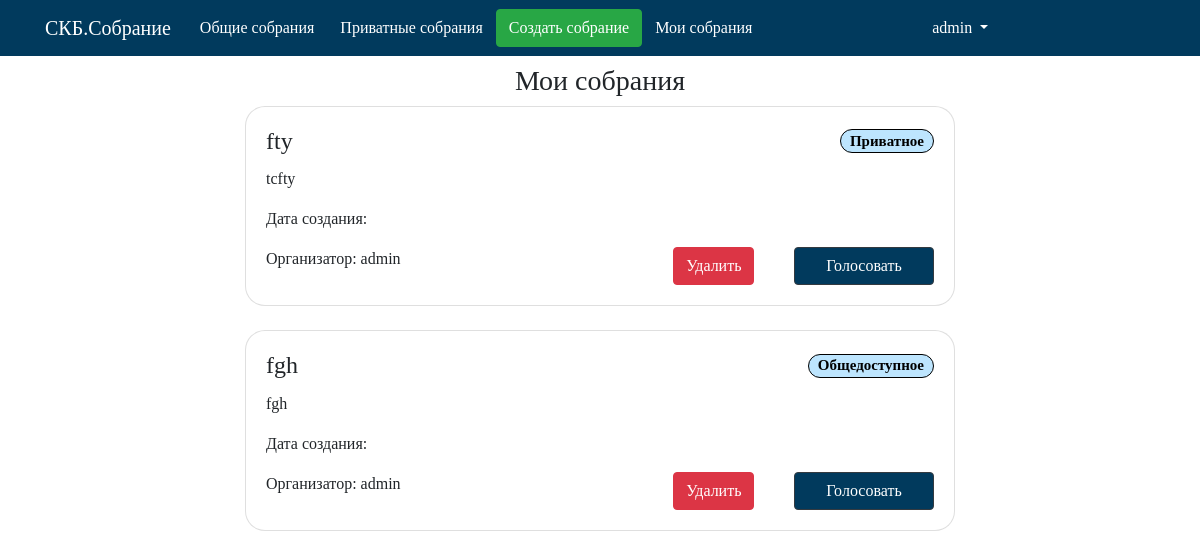
Page /maket/my_meetings/ (signed in) on the earlier database version.
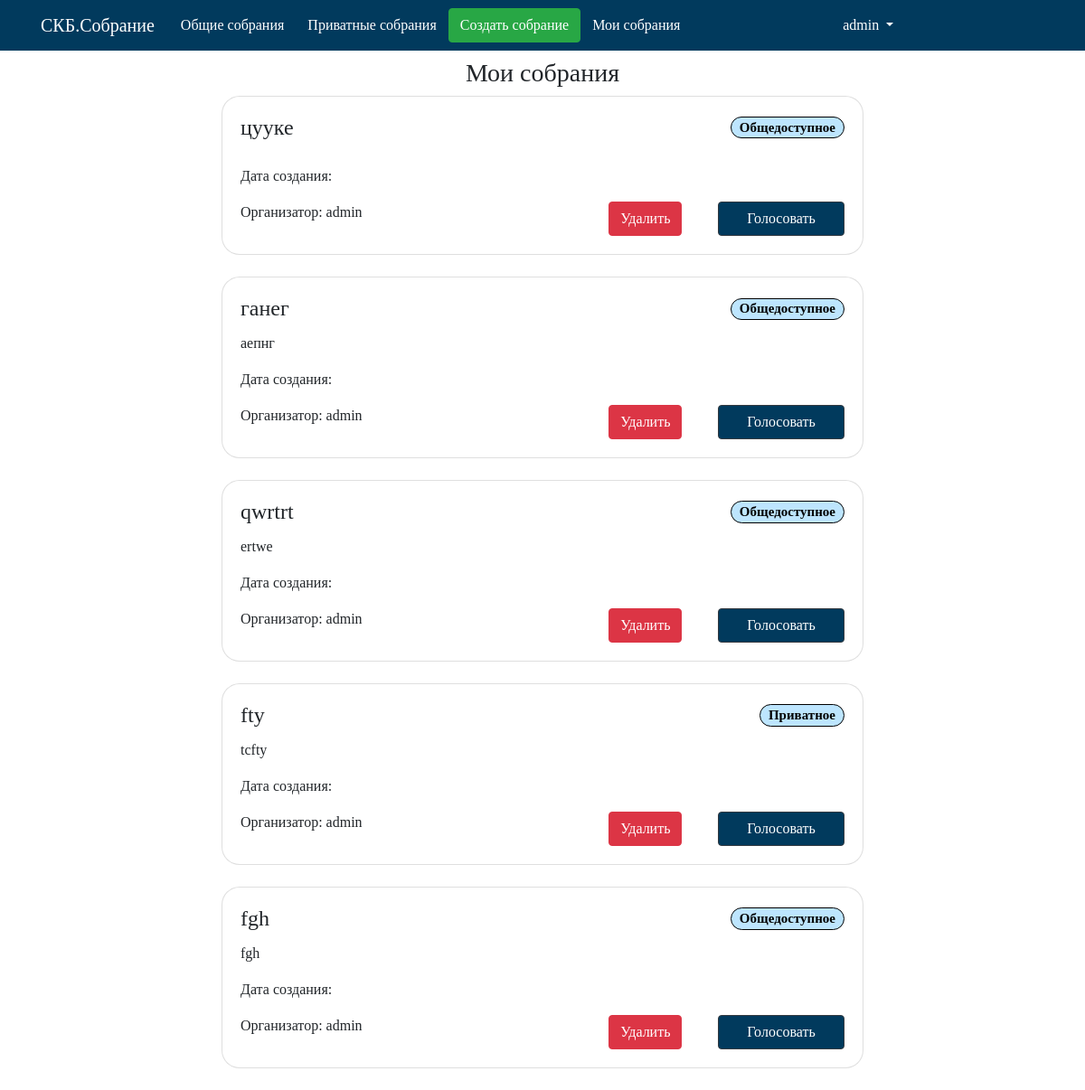
Same page on the later database version.
### maket/models.py (models this page shows, shortened)
class Collect(models.Model):  # Собрание
    name = models.CharField('Название собрания', max_length=100, db_index=True,primary_key=True)
    tpesobr = models.CharField('Тип собрания',max_length= 20,default='Общедоступное')
    user = models.ForeignKey(User,verbose_name='Организатор',on_delete=models.CASCADE,unique=False)
    theme = models.CharField('Тема собрания', max_length=250)
    description = models.CharField('Описание собрания',max_length=500)
    duration = models.TimeField(verbose_name='Длительность')
    slug = models.SlugField(blank=True)
    def get_absolute_url(self):
        return reverse('vote_meeting_url', kwargs={'meeting_slug': self.slug})

### maket/views.py (the view)
# urls.py: path('my_meetings/', my_meetings_list, name='my_meetings_list_url'),
def my_meetings_list(request):
    my_meets_list = Collect.objects.filter(user__username=request.user.username)
    my_meets_list = my_meets_list[::-1]
    context = {'my_meets_list': my_meets_list}
    return render(request, 'maket/my_meetings.html', context)

### maket/templates/maket/my_meetings.html
{% extends 'maket/base.html' %}
{% block menu %}
{% if user.is_authenticated %}
{% include 'maket/includes/nav.html' %}
{% else %}
{% include 'maket/includes/nav_sign_log.html' %}
{% endif %}
{% endblock %}
{% block name %}
{% if user.is_authenticated %}
    Мои собрания
{% endif %}
{% endblock %}
{% block content %}
{% if user.is_authenticated %}
{% if not my_meets_list %}
<h4 align="center"> <p class="text-danger">У Вас пока нет созданных собраний</p> </h4>
{% else %}
{% for col in my_meets_list %}
    {% include 'maket/includes/card_my_meet.html' %}
{% endfor %}
{% endif %}
{% endif %}
{% endblock %}

### maket/templates/maket/includes/card_my_meet.html
{% extends 'maket/includes/base_card.html' %}
{% block deletecol %}
    <a href="delete/{{col.name}}" class="btn btn-danger mr-0 ">Удалить</a>
{% endblock %}

### maket/templates/maket/includes/base_card.html
<div class="col-md-8 offset-md-2" >
    <div class="card mb-4">
        <div class="card-body">
            <div class="row">
                <h4 class="card-title col">{{ col.name }} </h4>
                <h5 class="card-title col  text-right"><span class="badge badge-pill badge-info" data-toggle="tooltip" data-placement="right" >{{ col.tpesobr }}</span></h5>
            </div>
            <p class="card-text "> {{ col.theme }}</p>
            <p class="card-text "> Дата создания: {{ col.data }}</p>
            <div class="row">
                <div class=" col-7">
                    Организатор: {{ col.user }}
                </div>
                <div class=" col-2">
                    {% block deletecol %}
                    {% endblock %}
                </div>
                <div class="col-3 text-right">
                    <a href="{{ col.get_absolute_url }}" class="btn btn-dark mr-0 vote">Голосовать</a>
                </div>
            </div>
        </div>
    </div>
</div>

Differences in the rows shown:
added Collect: name "цууке", tpesobr "Общедоступное", user "admin"
added Collect: name "ганег", tpesobr "Общедоступное", theme "аепнг", user "admin"
added Collect: name "qwrtrt", tpesobr "Общедоступное", theme "ertwe", user "admin"
